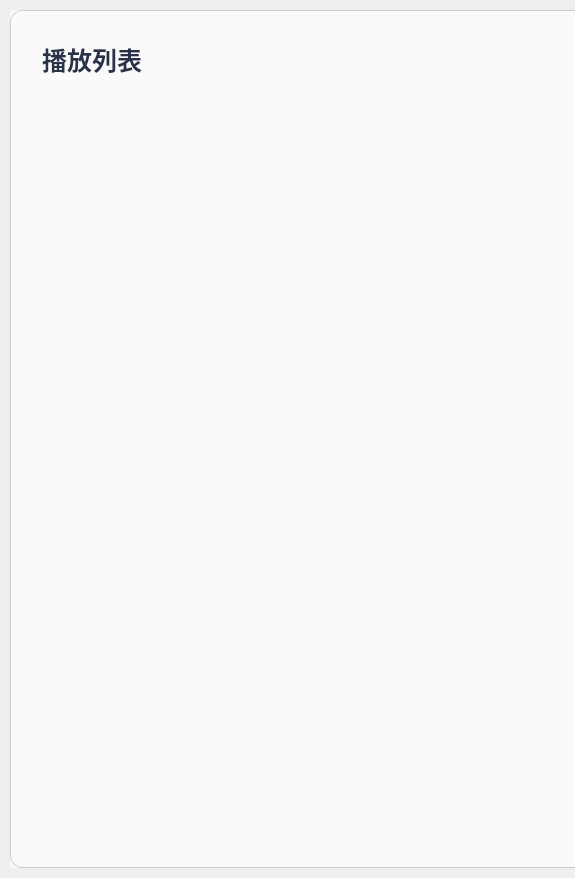
<?xml version="1.0" encoding="UTF-8"?>
<ui version="4.0">
 <class>playlistwi</class>
 <widget class="QDialog" name="playlistwi">
  <property name="geometry">
   <rect>
    <x>0</x>
    <y>0</y>
    <width>575</width>
    <height>878</height>
   </rect>
  </property>
  <property name="minimumSize">
   <size>
    <width>575</width>
    <height>878</height>
   </size>
  </property>
  <property name="maximumSize">
   <size>
    <width>575</width>
    <height>878</height>
   </size>
  </property>
  <property name="windowTitle">
   <string>Dialog</string>
  </property>
  <property name="styleSheet">
   <string notr="true">border: none; /* 去除边框 */</string>
  </property>
  <layout class="QVBoxLayout" name="verticalLayout">
   <property name="spacing">
    <number>0</number>
   </property>
   <property name="leftMargin">
    <number>10</number>
   </property>
   <property name="topMargin">
    <number>10</number>
   </property>
   <property name="rightMargin">
    <number>0</number>
   </property>
   <property name="bottomMargin">
    <number>10</number>
   </property>
   <item>
    <widget class="QScrollArea" name="scrollArea">
     <property name="styleSheet">
      <string notr="true">QScrollArea {

    background-color: #f7f9fc;
}

QScrollArea::corner {
    background-color: #f0f3f6;
}

QScrollBar:vertical {
    background-color: #f0f3f6; /* 滚动条背景 */
    width: 9px; /* 滚动条宽度 */
    margin: 0px 0px 0px 0px; /* 控制滚动条的间距 */
    border-radius: 4px;
}

QScrollBar::handle:vertical {
    background-color: #dcdfe4; /* 滚动条滑块颜色 */
    border-radius: 4px;
}

QScrollBar::handle:vertical:hover {
    background-color: #bec3ca; /* 滚动条滑块悬停时颜色 */
}

QScrollBar::add-line:vertical, QScrollBar::sub-line:vertical {
    background-color: #f0f3f6; /* 隐藏滚动条上下箭头 */
}
QScrollBar:horizontal {
    height: 0px; /* 关键：将高度设为 0，使水平滚动条不可见且不占空间 */
    background-color: transparent; /* 可选：背景透明 */
}
</string>
     </property>
     <property name="widgetResizable">
      <bool>true</bool>
     </property>
     <widget class="QWidget" name="scrollAreaWidgetContents">
      <property name="geometry">
       <rect>
        <x>0</x>
        <y>0</y>
        <width>565</width>
        <height>858</height>
       </rect>
      </property>
      <layout class="QVBoxLayout" name="verticalLayout_2">
       <property name="spacing">
        <number>0</number>
       </property>
       <property name="leftMargin">
        <number>0</number>
       </property>
       <property name="topMargin">
        <number>0</number>
       </property>
       <property name="rightMargin">
        <number>0</number>
       </property>
       <property name="bottomMargin">
        <number>0</number>
       </property>
       <item>
        <widget class="QWidget" name="widget" native="true">
         <property name="minimumSize">
          <size>
           <width>0</width>
           <height>100</height>
          </size>
         </property>
         <property name="maximumSize">
          <size>
           <width>16777215</width>
           <height>100</height>
          </size>
         </property>
         <property name="styleSheet">
          <string notr="true">background-color: #fafafa;
/* 左上角圆角 12px */
border-top-left-radius: 12px;
/* 上边框：1px 实线，颜色比如 #cccccc */
border-top: 1px solid #cccccc;

/* 左边框：1px 实线，颜色比如 #cccccc */
border-left: 1px solid #cccccc;

</string>
         </property>
         <layout class="QHBoxLayout" name="horizontalLayout">
          <item>
           <widget class="QLabel" name="label">
            <property name="minimumSize">
             <size>
              <width>150</width>
              <height>55</height>
             </size>
            </property>
            <property name="maximumSize">
             <size>
              <width>150</width>
              <height>55</height>
             </size>
            </property>
            <property name="styleSheet">
             <string notr="true">color: #283248;
        font-size: 25px;
 border: none; /* 去除边框 */
        font-family: &quot;Microsoft YaHei&quot;;
        font-weight: normal;
        background-color: transparent;
font-weight: bold;        
border-top:none;         </string>
            </property>
            <property name="text">
             <string>播放列表</string>
            </property>
           </widget>
          </item>
          <item>
           <spacer name="horizontalSpacer">
            <property name="orientation">
             <enum>Qt::Horizontal</enum>
            </property>
            <property name="sizeType">
             <enum>QSizePolicy::Fixed</enum>
            </property>
            <property name="sizeHint" stdset="0">
             <size>
              <width>240</width>
              <height>20</height>
             </size>
            </property>
           </spacer>
          </item>
          <item>
           <widget class="QPushButton" name="clear_btn">
            <property name="minimumSize">
             <size>
              <width>80</width>
              <height>45</height>
             </size>
            </property>
            <property name="maximumSize">
             <size>
              <width>80</width>
              <height>45</height>
             </size>
            </property>
            <property name="styleSheet">
             <string notr="true">QPushButton {
    background-repeat: no-repeat;
    background-position: center;
    background-image: url(:/res/viewswitch/listclear.png);
    border: none;
    background-color: transparent;
}</string>
            </property>
            <property name="text">
             <string/>
            </property>
           </widget>
          </item>
         </layout>
        </widget>
       </item>
       <item>
        <widget class="QWidget" name="container_wi" native="true">
         <property name="styleSheet">
          <string notr="true">#container_wi{
background-color: #fafafa;
background-color: #fafafa;
border-bottom-left-radius: 12px; 
/* 左边框：1px 实线，颜色比如 #cccccc */
border-left: 1px solid #cccccc;
/* 下边框：1px 实线，颜色比如 #cccccc */
border-bottom: 1px solid #cccccc;
}</string>
         </property>
        </widget>
       </item>
      </layout>
     </widget>
    </widget>
   </item>
  </layout>
 </widget>
 <resources/>
 <connections/>
</ui>
